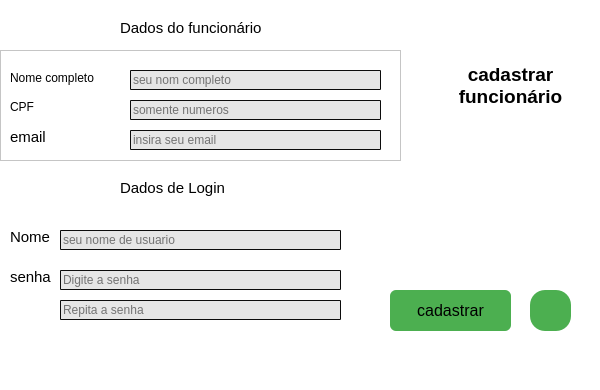
<?xml version="1.0" encoding="UTF-8"?>
<ui version="4.0">
 <class>MainWindow</class>
 <widget class="QMainWindow" name="MainWindow">
  <property name="geometry">
   <rect>
    <x>0</x>
    <y>0</y>
    <width>600</width>
    <height>390</height>
   </rect>
  </property>
  <property name="font">
   <font>
    <pointsize>11</pointsize>
   </font>
  </property>
  <property name="windowTitle">
   <string>MainWindow</string>
  </property>
  <property name="styleSheet">
   <string notr="true">background-color: rgb(255, 255, 255);</string>
  </property>
  <widget class="QWidget" name="centralwidget">
   <widget class="QPushButton" name="bt_lgcadastrar">
    <property name="geometry">
     <rect>
      <x>390</x>
      <y>290</y>
      <width>121</width>
      <height>41</height>
     </rect>
    </property>
    <property name="font">
     <font>
      <pointsize>12</pointsize>
     </font>
    </property>
    <property name="toolTip">
     <string>Cadastra o funcionário</string>
    </property>
    <property name="styleSheet">
     <string notr="true">QPushButton{
padding: 5px 3px;
background-color: #4CAF50;
border-radius: 6px;
}


QPushButton:hover{
background-color: green;
}



QPushButton:pressed{
  background-color: #3e8e41;
}

</string>
    </property>
    <property name="text">
     <string>cadastrar</string>
    </property>
   </widget>
   <widget class="QPushButton" name="bt_voltar">
    <property name="geometry">
     <rect>
      <x>530</x>
      <y>290</y>
      <width>41</width>
      <height>41</height>
     </rect>
    </property>
    <property name="font">
     <font>
      <pointsize>2</pointsize>
     </font>
    </property>
    <property name="toolTip">
     <string>Volta a tela de dashboard</string>
    </property>
    <property name="styleSheet">
     <string notr="true">QPushButton{
padding: 5px 3px;
background-color: #4CAF50;
border-radius: 15px;
}


QPushButton:hover{
background-color: green;
}



QPushButton:pressed{
  background-color: #3e8e41;
}

</string>
    </property>
    <property name="text">
     <string/>
    </property>
    <property name="icon">
     <iconset>
      <normaloff>icons/sair.png</normaloff>icons/sair.png</iconset>
    </property>
    <property name="iconSize">
     <size>
      <width>30</width>
      <height>30</height>
     </size>
    </property>
   </widget>
   <widget class="QLabel" name="label_3">
    <property name="geometry">
     <rect>
      <x>10</x>
      <y>230</y>
      <width>47</width>
      <height>13</height>
     </rect>
    </property>
    <property name="font">
     <font>
      <pointsize>11</pointsize>
     </font>
    </property>
    <property name="text">
     <string>Nome</string>
    </property>
   </widget>
   <widget class="QLabel" name="label_4">
    <property name="geometry">
     <rect>
      <x>10</x>
      <y>270</y>
      <width>47</width>
      <height>13</height>
     </rect>
    </property>
    <property name="font">
     <font>
      <pointsize>11</pointsize>
     </font>
    </property>
    <property name="text">
     <string>senha</string>
    </property>
   </widget>
   <widget class="QLineEdit" name="le_user">
    <property name="geometry">
     <rect>
      <x>60</x>
      <y>230</y>
      <width>281</width>
      <height>20</height>
     </rect>
    </property>
    <property name="styleSheet">
     <string notr="true">QLineEdit{
font-size: 12px;
text-align: center;
border-radius: 1px;
background-color: rgb(230, 230, 230);
border: 1px solid  rgb(12, 12, 12);
}
</string>
    </property>
    <property name="placeholderText">
     <string>seu nome de usuario</string>
    </property>
   </widget>
   <widget class="QLineEdit" name="le_senha">
    <property name="geometry">
     <rect>
      <x>60</x>
      <y>270</y>
      <width>281</width>
      <height>20</height>
     </rect>
    </property>
    <property name="styleSheet">
     <string notr="true">QLineEdit{
font-size: 12px;
text-align: center;
border-radius: 1px;
background-color: rgb(230, 230, 230);
border: 1px solid  rgb(12, 12, 12);
}
</string>
    </property>
    <property name="echoMode">
     <enum>QLineEdit::Password</enum>
    </property>
    <property name="placeholderText">
     <string>Digite a senha</string>
    </property>
   </widget>
   <widget class="QLabel" name="label_5">
    <property name="geometry">
     <rect>
      <x>450</x>
      <y>20</y>
      <width>121</width>
      <height>131</height>
     </rect>
    </property>
    <property name="font">
     <font>
      <pointsize>14</pointsize>
      <weight>75</weight>
      <bold>true</bold>
     </font>
    </property>
    <property name="text">
     <string>cadastrar funcionário</string>
    </property>
    <property name="alignment">
     <set>Qt::AlignCenter</set>
    </property>
    <property name="wordWrap">
     <bool>true</bool>
    </property>
   </widget>
   <widget class="QFrame" name="frame">
    <property name="geometry">
     <rect>
      <x>0</x>
      <y>50</y>
      <width>401</width>
      <height>111</height>
     </rect>
    </property>
    <property name="frameShape">
     <enum>QFrame::StyledPanel</enum>
    </property>
    <property name="frameShadow">
     <enum>QFrame::Raised</enum>
    </property>
    <widget class="QLineEdit" name="le_email">
     <property name="geometry">
      <rect>
       <x>130</x>
       <y>80</y>
       <width>251</width>
       <height>20</height>
      </rect>
     </property>
     <property name="styleSheet">
      <string notr="true">QLineEdit{
font-size: 12px;
text-align: center;
border-radius: 1px;
background-color: rgb(230, 230, 230);
border: 1px solid  rgb(12, 12, 12);
}
</string>
     </property>
     <property name="placeholderText">
      <string>insira seu email</string>
     </property>
    </widget>
    <widget class="QLabel" name="label_6">
     <property name="geometry">
      <rect>
       <x>10</x>
       <y>80</y>
       <width>47</width>
       <height>13</height>
      </rect>
     </property>
     <property name="font">
      <font>
       <pointsize>11</pointsize>
      </font>
     </property>
     <property name="text">
      <string>email</string>
     </property>
    </widget>
    <widget class="QLabel" name="label_2">
     <property name="geometry">
      <rect>
       <x>10</x>
       <y>50</y>
       <width>47</width>
       <height>13</height>
      </rect>
     </property>
     <property name="font">
      <font>
       <pointsize>9</pointsize>
      </font>
     </property>
     <property name="text">
      <string>CPF</string>
     </property>
    </widget>
    <widget class="QLineEdit" name="le_cpf">
     <property name="geometry">
      <rect>
       <x>130</x>
       <y>50</y>
       <width>251</width>
       <height>20</height>
      </rect>
     </property>
     <property name="styleSheet">
      <string notr="true">QLineEdit{
font-size: 12px;
text-align: center;
border-radius: 1px;
background-color: rgb(230, 230, 230);
border: 1px solid  rgb(12, 12, 12);
}
</string>
     </property>
     <property name="text">
      <string/>
     </property>
     <property name="placeholderText">
      <string>somente numeros</string>
     </property>
    </widget>
    <widget class="QLineEdit" name="le_nome">
     <property name="geometry">
      <rect>
       <x>130</x>
       <y>20</y>
       <width>251</width>
       <height>20</height>
      </rect>
     </property>
     <property name="styleSheet">
      <string notr="true">QLineEdit{
font-size: 12px;
text-align: center;
border-radius: 1px;
background-color: rgb(230, 230, 230);
border: 1px solid  rgb(12, 12, 12);
}
</string>
     </property>
     <property name="placeholderText">
      <string>seu nom completo</string>
     </property>
    </widget>
    <widget class="QLabel" name="label">
     <property name="geometry">
      <rect>
       <x>10</x>
       <y>20</y>
       <width>101</width>
       <height>16</height>
      </rect>
     </property>
     <property name="font">
      <font>
       <pointsize>9</pointsize>
      </font>
     </property>
     <property name="text">
      <string>Nome completo</string>
     </property>
    </widget>
   </widget>
   <widget class="QLineEdit" name="le_rsenha">
    <property name="geometry">
     <rect>
      <x>60</x>
      <y>300</y>
      <width>281</width>
      <height>20</height>
     </rect>
    </property>
    <property name="styleSheet">
     <string notr="true">QLineEdit{
font-size: 12px;
text-align: center;
border-radius: 1px;
background-color: rgb(230, 230, 230);
border: 1px solid  rgb(12, 12, 12);
}
</string>
    </property>
    <property name="text">
     <string/>
    </property>
    <property name="echoMode">
     <enum>QLineEdit::Password</enum>
    </property>
    <property name="placeholderText">
     <string>Repita a senha</string>
    </property>
   </widget>
   <widget class="QLabel" name="label_7">
    <property name="geometry">
     <rect>
      <x>120</x>
      <y>20</y>
      <width>151</width>
      <height>16</height>
     </rect>
    </property>
    <property name="font">
     <font>
      <pointsize>11</pointsize>
     </font>
    </property>
    <property name="text">
     <string>Dados do funcionário</string>
    </property>
   </widget>
   <widget class="QLabel" name="label_8">
    <property name="geometry">
     <rect>
      <x>120</x>
      <y>180</y>
      <width>141</width>
      <height>16</height>
     </rect>
    </property>
    <property name="font">
     <font>
      <pointsize>11</pointsize>
     </font>
    </property>
    <property name="text">
     <string>Dados de Login</string>
    </property>
   </widget>
   <widget class="QLabel" name="lb_editavel">
    <property name="geometry">
     <rect>
      <x>450</x>
      <y>170</y>
      <width>111</width>
      <height>91</height>
     </rect>
    </property>
    <property name="font">
     <font>
      <pointsize>10</pointsize>
      <weight>75</weight>
      <bold>true</bold>
     </font>
    </property>
    <property name="text">
     <string/>
    </property>
    <property name="alignment">
     <set>Qt::AlignCenter</set>
    </property>
    <property name="wordWrap">
     <bool>true</bool>
    </property>
   </widget>
  </widget>
  <widget class="QMenuBar" name="menubar">
   <property name="geometry">
    <rect>
     <x>0</x>
     <y>0</y>
     <width>600</width>
     <height>18</height>
    </rect>
   </property>
  </widget>
  <widget class="QStatusBar" name="statusbar"/>
 </widget>
 <resources/>
 <connections/>
</ui>
